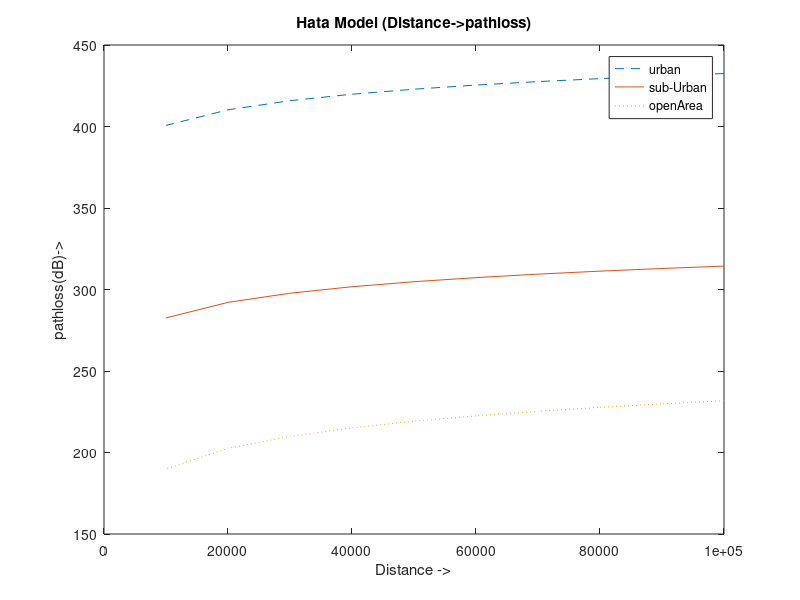

Recreate this plot in MATLAB.
c=3*10^8;%speed of light
f=900*10^6;%distance between two antenna
lamda=c./f;%wavelenght
h_b= 100;%hieght of transmiting Basestation antenna
h_m= 3;%hieght of recieving mobilestation antenna
g_hte=20*log10(h_b/200);%gain of transmiting antenna
d=[100*10^3,90*10^3,80*10^3,70*10^3,60*10^3,50*10^3,40*10^3,30*10^3,20*10^3,10*10^3];%freq.
amu=[47.2,46.4,45.5,45,44,42,41.5,41.1,39,37];%correlation factor
Garea=[30,28.5,28.25,28,27.2,26.6,25,24,23.5,22];%Correlation factor for diff. envierment
g_hre=0;
if ( h_m <3 )
    g_hre=10*log10(h_m/3);% gain of recieving antenna
else if( h_m>3 && h_m<10)
        g_hre=20*log10(h_m/3);% gain of recieving antenna
    end
end
chl=zeros(1,10);%making an array
for i=1:10
    if (f<300)
        cHl = 8.29*(log10(1.54*h_m))^2 - 1.1 ;%antenna hieght correlation factor
    else
        cHl=3.2 * (log10(11.75*h_m))^2 - 4.97;%antenna hieght correlation factor
    end
end
CH= 0.8 + (1.1*log10(f) - 0.7)*h_m - 1.56*log10(f);%antenna hieght correlation factor openarea
Luo  = 69.55+26.16*log10(f)-13.82*log10(h_m)-CH +(44.9- 6.55*log10(h_m)).*log10(d);%pathloss in urban area for small size city
Lu= 69.55 + 26.16*log10(f) - 13.82*log10(h_b) - cHl + (44.9 - 6.55*log10(h_b)).*log10(d);%pl in urban areas in dB
Lsu = Lu - 2*(log10(f/28))^2 -5.4;%pl in sub-urban area in city
Lo=Luo - 4.78*(log10(f))^2 + 18.33*log10(f) - 40.94;%pl in open area 
plot(d,Lu,'--',d,Lsu,d,Lo,':');
title('Hata Model (Distance->pathloss)');
xlabel('Distance ->');
ylabel('pathloss(dB)->');
legend('urban','sub-Urban','openArea');
